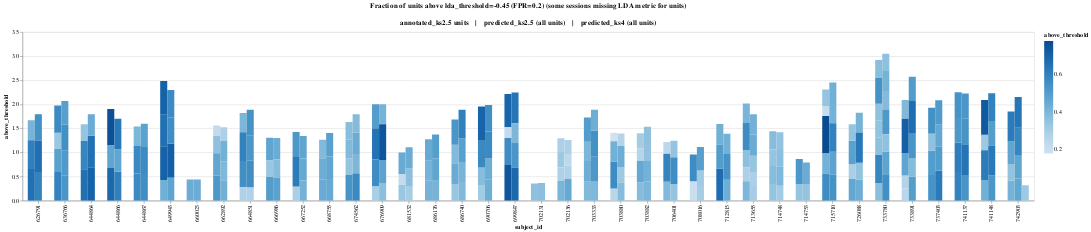

This figure's notebook cell:
### Code cell
def fpr_to_lda_threshold(fpr_threshold: float) -> float:
    return (
        get_roc_curve_df(metric='lda')
        .select(
            pl.col('value').sort_by((pl.col('fpr') - fpr_threshold).abs())
        )
        .get_column('value')
        .first()
    )
    
def get_above_lda_threshold_df(df: pl.DataFrame, lda_threshold: float, drop_empty: bool = True) -> pl.DataFrame:
    return (
        df
        .with_columns(
            session_id=pl.col('unit_id').str.split('_').list.slice(0, 2).list.join('_'),
            subject_id=pl.col('unit_id').str.split('_').list.get(0),
        )
        .group_by('session_id')
        .agg(
            pl.col('subject_id').first(),
            above_threshold=pl.col('lda').ge(lda_threshold).sum().truediv(pl.col('lda').count()),
            n_units_with_lda_score=pl.col('lda').count(),
        )
        .filter(
            (pl.col('n_units_with_lda_score') > 0) if drop_empty else pl.lit(True)
        )
        .with_columns(
            subject_total_above_threshold=pl.col('above_threshold').sum().over('subject_id'),
        )
    )
    
def get_sessions_above_threshold_chart(df: pl.DataFrame, fpr_threshold: float) -> alt.Chart:
    lda_threshold = fpr_to_lda_threshold(fpr_threshold)
    return (
        alt.Chart(df.pipe(get_above_lda_threshold_df, lda_threshold=lda_threshold)).mark_bar().encode(
            color=alt.Color('above_threshold:Q'),#.scale(domain=[0, 1]),
            x=alt.X('subject_id:N', sort='x'),
            y=alt.Y('above_threshold:Q'),
            tooltip=['session_id', 'above_threshold'],
        ).properties(
            title=[f'Fraction of units above {lda_threshold=:.2f} (FPR={fpr_threshold})', '(some sessions missing LDA metric for all units)'],
            width=1600,
            height=200,
        )
        .interactive()
    )
    
def get_combined_above_threshold_chart(annotated_units_df: pl.DataFrame, all_units_df: pl.DataFrame, fpr_threshold: float) -> alt.Chart:
    lda_threshold = fpr_to_lda_threshold(fpr_threshold)
    source = pl.concat([
        (
            annotated_units_df.pipe(get_above_lda_threshold_df, lda_threshold=lda_threshold)
            .with_columns(
                units_group=pl.lit('annotated_ks2.5'),
            )
        ),
        (
            all_units_df.pipe(get_above_lda_threshold_df, lda_threshold=lda_threshold)
            .with_columns(
                units_group=pl.lit('predicted_ks2.5'),
            )
        ),
        (
            lda_all_ks4_df.pipe(get_above_lda_threshold_df, lda_threshold=lda_threshold)
            .with_columns(
                units_group=pl.lit('predicted_ks4'),
            )
        ),
    ])
    order = ['annotated_ks2.5', 'predicted_ks2.5', 'predicted_ks4']
    assert all(name in source['units_group'].unique() for name in order)
    return (
        alt.Chart(source).mark_bar().encode(
            color=alt.Color('above_threshold:Q'),#.scale(domain=[0, 1]),
            x=alt.X('subject_id:N', sort='x'),
            y=alt.Y('above_threshold:Q'),
            order=alt.Order('session_id:N'),
            xOffset=alt.XOffset('units_group:N', sort=order),
            tooltip=['units_group', 'session_id', 'n_units_with_lda_score', 'above_threshold'],
        ).properties(
            title=[f'Fraction of units above {lda_threshold=:.2f} (FPR={fpr_threshold}) (some sessions missing LDA metric for units)', '', '{} units    |    {} (all units)    |    {} (all units)'.format(*order)],
            width=1800,
            height=300,
        )
        .interactive()
    )

fpr_threshold = 0.2
get_combined_above_threshold_chart(
    annotated_units_df=get_df().drop_nulls('drift_rating').join(lda_all_df, on='unit_id', how='left'), 
    all_units_df=lda_all_df, 
    fpr_threshold=fpr_threshold,
)

### Figure 1 — Vega-Lite specification as saved in the notebook (floating-point values rounded to 4 significant figures; data arrays with more than 128 entries replaced by an {"elided": "..."} marker saying what was removed)
{"config": {"view": {"continuousWidth": 300, "continuousHeight": 300}}, "data": {"name": "data-6406041ed5badf664d7d7299e6ec8c99"}, "mark": {"type": "bar"}, "encoding": {"color": {"field": "above_threshold", "type": "quantitative"}, "order": {"field": "session_id", "type": "nominal"}, "tooltip": [{"field": "units_group", "type": "nominal"}, {"field": "session_id", "type": "nominal"}, {"field": "n_units_with_lda_score", "type": "quantitative"}, {"field": "above_threshold", "type": "quantitative"}], "x": {"field": "subject_id", "sort": "x", "type": "nominal"}, "xOffset": {"field": "units_group", "sort": ["annotated_ks2.5", "predicted_ks2.5", "predicted_ks4"], "type": "nominal"}, "y": {"field": "above_threshold", "type": "quantitative"}}, "height": 300, "params": [{"name": "param_7", "select": {"type": "interval", "encodings": ["x", "y"]}, "bind": "scales"}], "title": ["Fraction of units above lda_threshold=-0.45 (FPR=0.2) (some sessions missing LDA metric for units)", "", "annotated_ks2.5 units    |    predicted_ks2.5 (all units)    |    predicted_ks4 (all units)"], "width": 1800, "$schema": "https://vega.github.io/schema/vega-lite/v5.20.1.json", "datasets": {"data-6406041ed5badf664d7d7299e6ec8c99": {"elided": "277 records"}}}
